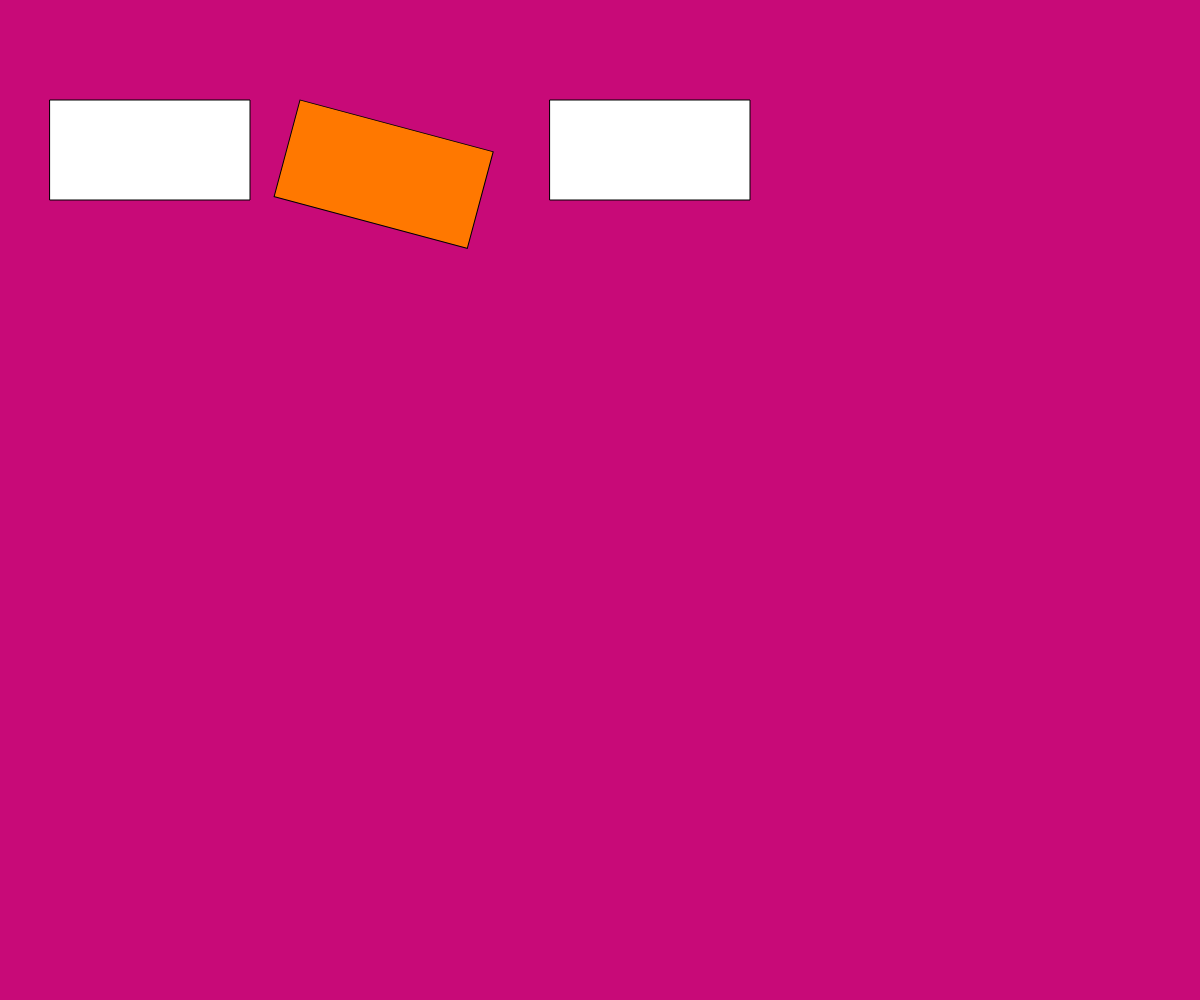
Frame 1 (no input)
Frame 60 (no input): identical to frame 1, image omitted
Frame 120 (the mouse pressed at the canvas centre since frame 60): identical to frame 1, image omitted

The p5.js sketch that drew this single still picture (run headless with seeded random() and noise() and a simulated clock; from frame 60 on, the mouse is pressed at the canvas centre):

// p5.js sketch
// ── sketch.js
function setup() {
  createCanvas(windowWidth, windowHeight);
  background(200, 10, 120);

  angleMode(DEGREES);

  // default everything
  rect(50, 100, 200, 100);

  // modify fill and canvas
  push();
  fill(255, 120, 0);
  translate(300, 100);
  rotate(15);
  rect(0, 0, 200, 100);
  pop();

  // default everything
  rect(550, 100, 200, 100);
}

function draw() {
}

// ── sketch_0.js
function face(x, y, sx, sy) {
  sx = sx || 50;
  sy = sy || sx;
  push();
  translate(x, y);
  scale(sx / 50, sy / 50);
  strokeWeight(100 / (sx + sy));
  ellipse(0, 0, 50);
  ellipse(-10, -10, 8);
  ellipse(10, -10, 12);
  fill(220, 20, 20);
  ellipse(0, 8, 10, 15);
  pop();
}

function setup() {
  createCanvas(windowWidth, windowHeight);
  angleMode(DEGREES);

  background(200, 220, 255);

  face(62, 100, 25);
  face(100, 100, 50);
  face(175, 100, 100);
  face(300, 100, 150);
  face(500, 100, 250);

  push();
  translate(825, 100);
  rotate(145);
  face(0, 0, 400);
  pop();
}

function __setup2() {
  createCanvas(windowWidth, windowHeight);
  angleMode(DEGREES);

  background(200, 220, 255);

  push();
  rectMode(CENTER);
  translate(75, 130);
  rotate(0);
  rect(0, 0, 130, 60);
  ellipse(-10, 0, 10, 10);
  ellipse(10, 0, 10, 10);
  noFill();
  arc(0, 10, 40, 20, 0, 180);
  pop();

  push();
  rectMode(CENTER);
  translate(140+75, 130);
  rotate(30);
  rect(0, 0, 130, 60);
  ellipse(-10, 0, 10, 10);
  ellipse(10, 0, 10, 10);
  noFill();
  arc(0, 10, 40, 20, 0, 180);
  pop();

  push();
  rectMode(CENTER);
  translate(2*140+75, 130);
  rotate(45);
  rect(0, 0, 130, 60);
  ellipse(0, 0, 10, 10);
  pop();

  push();
  rectMode(CENTER);
  translate(3*140+75, 130);
  rotate(60);
  rect(0, 0, 130, 60);
  ellipse(0, 0, 10, 10);
  pop();

  push();
  rectMode(CENTER);
  translate(4*140+75, 130);
  rotate(90);
  rect(0, 0, 130, 60);
  ellipse(-10, 0, 10, 10);
  ellipse(10, 0, 10, 10);
  noFill();
  arc(0, 10, 40, 20, 0, 180);
  pop();

  push();
  rectMode(CENTER);
  translate(5*140+75, 130);
  rotate(90+45);
  rect(0, 0, 130, 60);
  ellipse(0, 0, 10, 10);
  pop();

  push();
  rectMode(CENTER);
  translate(6*140+75, 130);
  rotate(180);
  rect(0, 0, 130, 60);
  ellipse(0, 0, 10, 10);
  pop();
}

function __setup() {
  createCanvas(windowWidth, windowHeight);
  background(200, 220, 255);

  push();
  ellipseMode(CORNER);
  fill(250, 150, 10);
  rect(10, 10, 100);
  pop();

  push();
  stroke(10, 10, 90);
  fill(220, 20, 20);
  rect(200, 200, 100);
  ellipse(200, 200, 100);
  pop();

  push();
  rectMode(CENTER);
  strokeWeight(4);

  fill(220, 20, 120);
  rect(400, 400, 100);

  fill(20, 120, 220);
  ellipse(400, 400, 90);
  pop();

  rect(500, 500, 140, 100);
  ellipse(500, 500, 100, 120);
}

function draw() {
}
